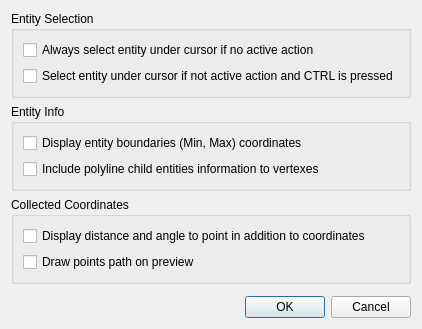
<?xml version="1.0" encoding="UTF-8"?>
<ui version="4.0">
 <class>LC_QuickInfoWidgetOptionsDialog</class>
 <widget class="QDialog" name="LC_QuickInfoWidgetOptionsDialog">
  <property name="geometry">
   <rect>
    <x>0</x>
    <y>0</y>
    <width>394</width>
    <height>310</height>
   </rect>
  </property>
  <property name="windowTitle">
   <string>Dialog</string>
  </property>
  <layout class="QGridLayout" name="gridLayout">
   <item row="11" column="0">
    <widget class="QDialogButtonBox" name="buttonBox">
     <property name="orientation">
      <enum>Qt::Horizontal</enum>
     </property>
     <property name="standardButtons">
      <set>QDialogButtonBox::Cancel|QDialogButtonBox::Ok</set>
     </property>
    </widget>
   </item>
   <item row="2" column="0">
    <widget class="QGroupBox" name="groupBox_2">
     <property name="title">
      <string>Collected Coordinates</string>
     </property>
     <layout class="QGridLayout" name="gridLayout_3">
      <item row="0" column="0">
       <widget class="QCheckBox" name="cbDisplayDistance">
        <property name="text">
         <string>Display distance and angle to point in addition to coordinates</string>
        </property>
       </widget>
      </item>
      <item row="1" column="0">
       <widget class="QCheckBox" name="cbDrawPointsPath">
        <property name="text">
         <string>Draw points path on preview</string>
        </property>
       </widget>
      </item>
     </layout>
    </widget>
   </item>
   <item row="10" column="0">
    <spacer name="verticalSpacer">
     <property name="orientation">
      <enum>Qt::Vertical</enum>
     </property>
     <property name="sizeHint" stdset="0">
      <size>
       <width>20</width>
       <height>5</height>
      </size>
     </property>
    </spacer>
   </item>
   <item row="9" column="0">
    <widget class="QG_WidgetPen" name="wHighlightPen" native="true"/>
   </item>
   <item row="1" column="0">
    <widget class="QGroupBox" name="groupBox">
     <property name="title">
      <string>Entity Info</string>
     </property>
     <layout class="QGridLayout" name="gridLayout_2">
      <item row="1" column="0">
       <widget class="QCheckBox" name="cbDetailedPolyline">
        <property name="text">
         <string>Include polyline child entities information to vertexes</string>
        </property>
       </widget>
      </item>
      <item row="0" column="0">
       <widget class="QCheckBox" name="cbEntityBoundaries">
        <property name="text">
         <string>Display entity boundaries (Min, Max) coordinates</string>
        </property>
       </widget>
      </item>
     </layout>
    </widget>
   </item>
   <item row="0" column="0">
    <widget class="QGroupBox" name="groupBox_3">
     <property name="title">
      <string>Entity Selection</string>
     </property>
     <property name="checkable">
      <bool>false</bool>
     </property>
     <property name="checked">
      <bool>false</bool>
     </property>
     <layout class="QGridLayout" name="gridLayout_4">
      <item row="1" column="0">
       <widget class="QCheckBox" name="cbInDefaultAction">
        <property name="text">
         <string>Select entity under cursor if not active action and CTRL is pressed</string>
        </property>
       </widget>
      </item>
      <item row="0" column="0">
       <widget class="QCheckBox" name="cbDefaultActionAuto">
        <property name="text">
         <string>Always select entity under cursor if no active action</string>
        </property>
       </widget>
      </item>
     </layout>
    </widget>
   </item>
  </layout>
 </widget>
 <customwidgets>
  <customwidget>
   <class>QG_WidgetPen</class>
   <extends>QWidget</extends>
   <header>qg_widgetpen.h</header>
  </customwidget>
 </customwidgets>
 <resources/>
 <connections>
  <connection>
   <sender>buttonBox</sender>
   <signal>accepted()</signal>
   <receiver>LC_QuickInfoWidgetOptionsDialog</receiver>
   <slot>accept()</slot>
   <hints>
    <hint type="sourcelabel">
     <x>248</x>
     <y>254</y>
    </hint>
    <hint type="destinationlabel">
     <x>157</x>
     <y>274</y>
    </hint>
   </hints>
  </connection>
  <connection>
   <sender>buttonBox</sender>
   <signal>rejected()</signal>
   <receiver>LC_QuickInfoWidgetOptionsDialog</receiver>
   <slot>reject()</slot>
   <hints>
    <hint type="sourcelabel">
     <x>316</x>
     <y>260</y>
    </hint>
    <hint type="destinationlabel">
     <x>286</x>
     <y>274</y>
    </hint>
   </hints>
  </connection>
 </connections>
</ui>
